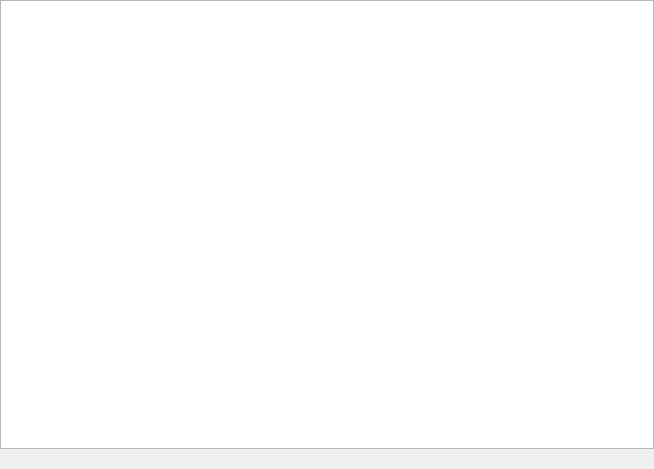
<?xml version="1.0" encoding="UTF-8"?>
<ui version="4.0">
 <class>ShowWidget</class>
 <widget class="QWidget" name="ShowWidget">
  <property name="geometry">
   <rect>
    <x>0</x>
    <y>0</y>
    <width>654</width>
    <height>469</height>
   </rect>
  </property>
  <property name="windowTitle">
   <string>ShowWidget</string>
  </property>
  <layout class="QGridLayout" name="gridLayout">
   <property name="leftMargin">
    <number>0</number>
   </property>
   <property name="topMargin">
    <number>0</number>
   </property>
   <property name="rightMargin">
    <number>0</number>
   </property>
   <property name="bottomMargin">
    <number>0</number>
   </property>
   <item row="0" column="0">
    <widget class="ScalableGraphicsView" name="graphicsView"/>
   </item>
   <item row="1" column="0">
    <widget class="QLabel" name="label_FPS">
     <property name="styleSheet">
      <string notr="true">font: 9pt &quot;Times New Roman&quot;;
color: rgb(0, 255, 127);</string>
     </property>
     <property name="text">
      <string/>
     </property>
    </widget>
   </item>
  </layout>
 </widget>
 <layoutdefault spacing="6" margin="11"/>
 <customwidgets>
  <customwidget>
   <class>ScalableGraphicsView</class>
   <extends>QGraphicsView</extends>
   <header location="global">scalablegraphicsview.h</header>
  </customwidget>
 </customwidgets>
 <resources/>
 <connections/>
</ui>
